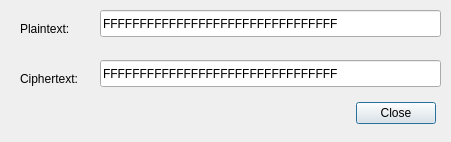
<?xml version="1.0" encoding="UTF-8"?>
<ui version="4.0">
 <class>DialogExport</class>
 <widget class="QDialog" name="DialogExport">
  <property name="geometry">
   <rect>
    <x>0</x>
    <y>0</y>
    <width>451</width>
    <height>142</height>
   </rect>
  </property>
  <property name="windowTitle">
   <string>Export Data</string>
  </property>
  <widget class="QDialogButtonBox" name="buttonBox">
   <property name="geometry">
    <rect>
     <x>260</x>
     <y>100</y>
     <width>176</width>
     <height>27</height>
    </rect>
   </property>
   <property name="standardButtons">
    <set>QDialogButtonBox::Close</set>
   </property>
  </widget>
  <widget class="QLabel" name="label">
   <property name="geometry">
    <rect>
     <x>20</x>
     <y>20</y>
     <width>67</width>
     <height>17</height>
    </rect>
   </property>
   <property name="text">
    <string>Plaintext:</string>
   </property>
  </widget>
  <widget class="QLabel" name="label_2">
   <property name="geometry">
    <rect>
     <x>20</x>
     <y>70</y>
     <width>67</width>
     <height>17</height>
    </rect>
   </property>
   <property name="text">
    <string>Ciphertext:</string>
   </property>
  </widget>
  <widget class="QLineEdit" name="linePlaintext">
   <property name="geometry">
    <rect>
     <x>100</x>
     <y>10</y>
     <width>341</width>
     <height>27</height>
    </rect>
   </property>
   <property name="text">
    <string>FFFFFFFFFFFFFFFFFFFFFFFFFFFFFFFF</string>
   </property>
   <property name="maxLength">
    <number>32</number>
   </property>
  </widget>
  <widget class="QLineEdit" name="lineCiphertext">
   <property name="geometry">
    <rect>
     <x>100</x>
     <y>60</y>
     <width>341</width>
     <height>27</height>
    </rect>
   </property>
   <property name="text">
    <string>FFFFFFFFFFFFFFFFFFFFFFFFFFFFFFFF</string>
   </property>
   <property name="maxLength">
    <number>32</number>
   </property>
  </widget>
 </widget>
 <resources/>
 <connections/>
</ui>
